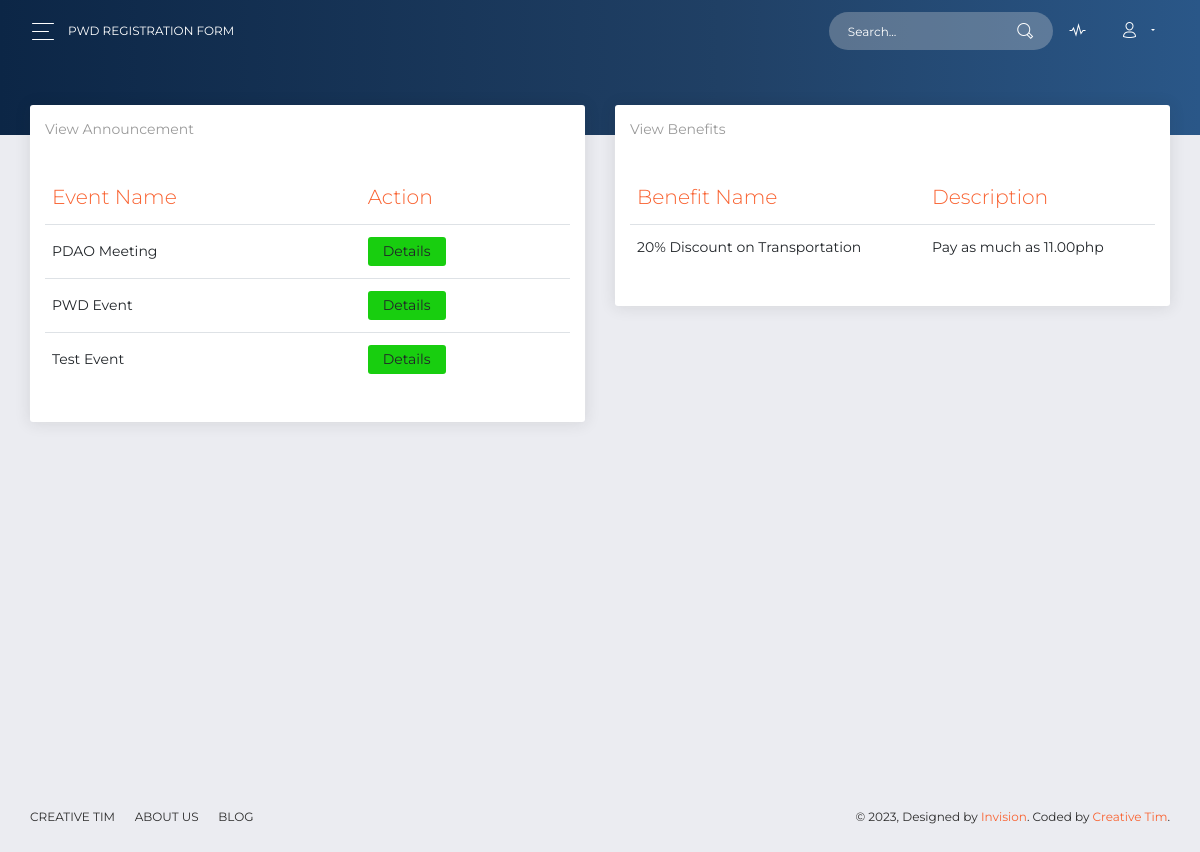
/dashboard/dashboard_user.php, run on the app's committed database.
### tables this page shows
CREATE TABLE `announcement` (
  `id` int(11) NOT NULL,
  `announcementName` varchar(256) NOT NULL,
  `announcementDate` date NOT NULL,
  `announcementDesc` varchar(256) NOT NULL,
  `announcementPlace` varchar(256) NOT NULL
);

CREATE TABLE `benefits` (
  `id` int(11) NOT NULL,
  `benefitName` varchar(256) NOT NULL,
  `benefitDescription` varchar(256) NOT NULL,
  `benefitDate` date NOT NULL
);

### dashboard/dashboard_user.php (the view, shortened to what this page needs)
<?php
  require_once('../controller/connection/connection.php');
  $announcementQuery = "SELECT * FROM announcement";
  $benefitQuery = "SELECT * FROM benefits";
  $announcementResult = mysqli_query($conn, $announcementQuery);
  $benefitResult = mysqli_query($conn, $benefitQuery);
?>
<!DOCTYPE html>
<html lang="en">
<head>
  <link rel="stylesheet" href="https://use.fontawesome.com/releases/v5.7.1/css/all.css">
  <link href="../assets/css/bootstrap.min.css" rel="stylesheet" />
  <link href="../assets/css/now-ui-dashboard.css?v=1.5.0" rel="stylesheet" />
  <link href="../assets/demo/demo.css" rel="stylesheet" />
</head>
<body class="">
  <div class="wrapper ">
    <div class="main-panel" id="main-panel">
      <nav class="navbar navbar-expand-lg navbar-transparent  bg-primary  navbar-absolute">
        <div class="container-fluid">
          <div class="navbar-wrapper">
            <div class="navbar-toggle">
              <button type="button" class="navbar-toggler">
                <span class="navbar-toggler-bar bar1"></span>
                <span class="navbar-toggler-bar bar2"></span>
                <span class="navbar-toggler-bar bar3"></span>
              </button>
            </div>
            <a class="navbar-brand" href="#pablo">PWD Registration Form</a>
          </div>
          <div class="collapse navbar-collapse justify-content-end" id="navigation">
            <form>
              <div class="input-group no-border">
                <input type="text" value="" class="form-control" placeholder="Search...">
                <div class="input-group-append">
                  <div class="input-group-text">
                    <i class="now-ui-icons ui-1_zoom-bold"></i>
                  </div>
                </div>
              </div>
            </form>
            <ul class="navbar-nav">
              <li class="nav-item">
                <a class="nav-link" href="#pablo">
                  <i class="now-ui-icons media-2_sound-wave"></i>
                </a>
              </li>
              <li class="nav-item dropdown">
                <a class="nav-link dropdown-toggle" id="navbarDropdownMenuLink" data-toggle="dropdown" aria-haspopup="true" aria-expanded="false">
                  <i class="now-ui-icons users_single-02"></i>
                </a>
              </li>
            </ul>
          </div>
        </div>
      </nav>
      <div class="panel-header panel-header-sm">
      </div>
      <div class="content">
        <div class="row">
          <div class="col md-6">
            <div class="card">
              <div class="card-header">
                <h5 class="card-category">View Announcement</h5>
              </div>
              <div class="card-body">
                <div class="table-responsive">
                  <table class="table">
                    <thead class=" text-primary">
                      <th>
                        Event Name
                      </th>
                      <th>
                        Action
                      </th>
                    </thead>
                    <tbody>
                      <?php
                      if ($announcementResult && mysqli_num_rows($announcementResult) > 0) {
                        foreach ($announcementResult as $announcement) {
                      ?>
                          <tr>
                            <td><?= $announcement['announcementName']; ?></td>
                            <td>
                              <a data-toggle="modal" data-target="#myModal<?= $announcement['id']; ?>" class="btn btn-success btn-sm">Details</a>
                            </td>
                          </tr>
                      <?php
                        }
                      } else {
                        echo "<h5>No Record Found.</h5>";
                      }
                      ?>
                    </tbody>
                  </table>
                </div>
                    </div>
                </div>
            </div>
            <div class="col md-6">
              <div class="card">
                <div class="card-header">
                  <h5 class="card-category">View Benefits</h5>
                </div>
                <div class="card-body">
                  <div class="table-responsive">
                    <table class="table">
                      <thead class=" text-primary">
                        <th>
                          Benefit Name
                        </th>
                        <th>
                          Description
                        </th>
                      </thead>
                      <tbody>
                        <?php
                        if ($benefitResult && mysqli_num_rows($benefitResult) > 0) {
                          while ($row = mysqli_fetch_assoc($benefitResult)) {
                        ?>
                            <tr>
                              <td><?= $row['benefitName']; ?></td>
                              <td><?= $row['benefitDescription']; ?></td>
                            </tr>
                        <?php
                          }
                        } else {
                          echo "<h5>No Benefit Record Found.</h5>";
                        }
                        ?>
                      </tbody>
                    </table>
                  </div>
                </div>
              </div>
            </div>
          </div>
        </div>
      <footer class="footer">
        <div class=" container-fluid ">
          <nav>
            <ul>
              <li>
                <a href="https://www.creative-tim.com">
                  Creative Tim
                </a>
              </li>
              <li>
                <a href="http://presentation.creative-tim.com">
                  About Us
                </a>
              </li>
              <li>
                <a href="http://blog.creative-tim.com">
                  Blog
                </a>
              </li>
            </ul>
          </nav>
          <div class="copyright" id="copyright">
            &copy; , Designed by <a href="https://www.invisionapp.com" target="_blank">Invision</a>. Coded by <a href="https://www.creative-tim.com" target="_blank">Creative Tim</a>.
          </div>
        </div>
      </footer>
    </div>
  </div>
</body>
</html>

### data on the page
announcement: announcementName "PDAO Meeting"
announcement: announcementName "PWD Event"
announcement: announcementName "Test Event"
benefits: benefitName "20% Discount on Transportation", benefitDescription "Pay as much as 11.00php"
